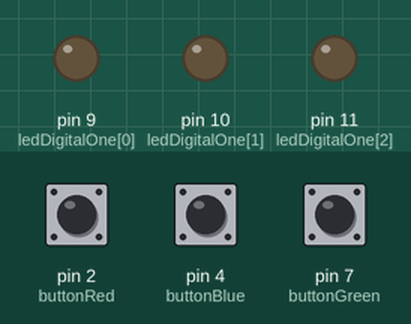
A sketch run on a simulated Arduino Uno, built with avr-gcc and run on an emulated ATmega328P. Shown: output pins drawn as LEDs (lit = HIGH). Inputs (shaded band) come from the test bench; at power-on: pin 2 (buttonRed) HIGH, pin 4 (buttonBlue) HIGH, pin 7 (buttonGreen) HIGH. What the sketch prints to the serial monitor is not drawn.

Above: at 1.2 s.
1.3 s: pin 2 (buttonRed) pulled LOW for 0.15 s
At 2.0 s:
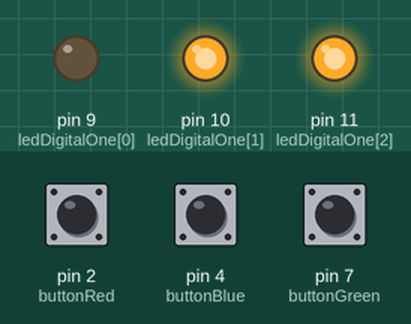
2.9 s: pin 4 (buttonBlue) pulled LOW for 0.15 s
At 3.5 s:
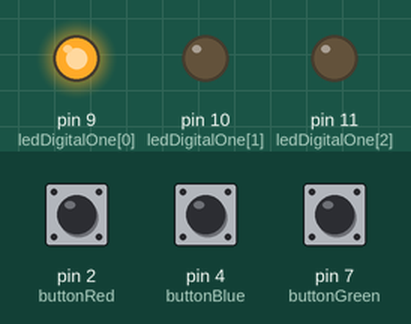
4.6 s: pin 7 (buttonGreen) pulled LOW for 0.15 s
At 5.6 s:
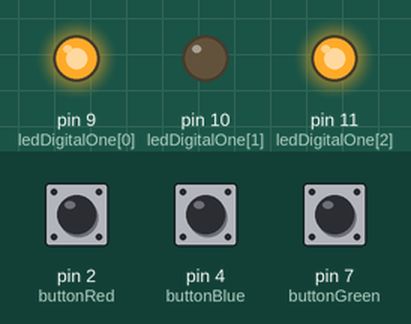
6.2 s: pin 2 (buttonRed) pulled LOW for 1 s
At 6.9 s:
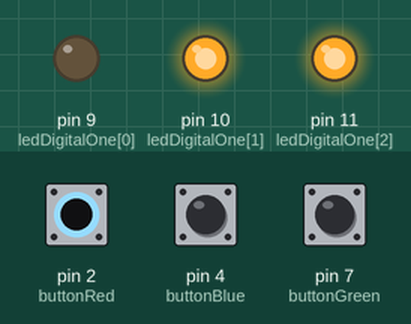
8.7 s: pin 4 (buttonBlue) pulled LOW for 1 s
At 9.3 s:
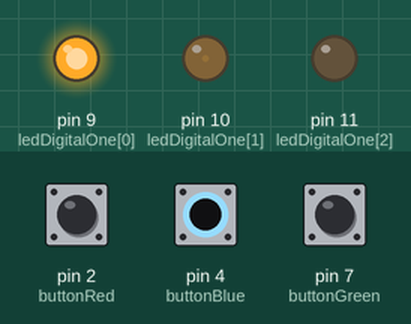
11.2 s: pin 2 (buttonRed) pulled LOW for 3.2 s
At 11.9 s:
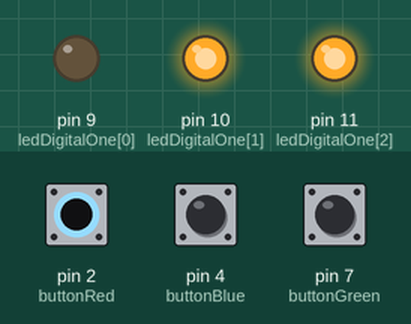
Timing chart, 0 to 14.2 s (numbered marks = the images above; inputs shaded):
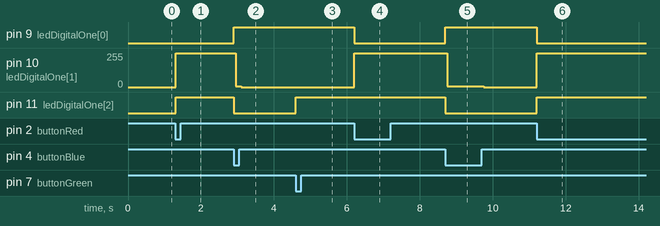

The sketch:

RGB_Color_Toy.ino
```cpp
int ledDigitalOne[] = {9, 10, 11};
// 9 IS RED, 10 IS green, 11 is blue
int buttonRed = 2;
int buttonGreen = 7;
int buttonBlue = 4;

const boolean ON = LOW;
const boolean OFF = HIGH;

const boolean RED[] = {ON, OFF, OFF};
const boolean GREEN[] = {OFF, ON, OFF};
const boolean BLUE[] = {OFF, OFF, ON};
const boolean YELLOW[] = {ON, ON, OFF};
const boolean CYAN[] = {OFF, ON, ON};
const boolean MAGENTA[] = {ON, OFF, ON};
const boolean WHITE[] = {ON, ON, ON};
const boolean BLACK[] = {OFF, OFF, OFF};

const boolean* COLORS[] = {RED, GREEN, BLUE, YELLOW, CYAN, MAGENTA, WHITE, BLACK};

void setup(){
  for(int i = 0; i < 3; i++){
    pinMode(ledDigitalOne[i], OUTPUT);
    pinMode(buttonRed, INPUT);
    pinMode(buttonGreen, INPUT);
    pinMode(buttonBlue, INPUT);
  }
  Serial.begin(9600);
}

void setColor(int* led, boolean* color){
  for(int i = 0; i <8; i++){
    digitalWrite(led[i], color[i]);
  }
}

void loop(){
  if (digitalRead(buttonRed) != HIGH && digitalRead(buttonGreen) != HIGH && digitalRead(buttonBlue) != HIGH) {
    for(int i = 0; i< 8; i++)
    {
    setColor(ledDigitalOne, COLORS[i]);
    delay(500);}
    return;
  }
  if (digitalRead(buttonRed) == LOW) {
  setColor(ledDigitalOne, RED);}

  if (digitalRead(buttonGreen) == LOW) {
  setColor(ledDigitalOne, GREEN);}

  if (digitalRead(buttonBlue) == LOW) {
  setColor(ledDigitalOne, BLUE);}

  if (digitalRead(buttonRed) == LOW && digitalRead(buttonGreen) == LOW && digitalRead(buttonBlue) == HIGH) {
  setColor(ledDigitalOne, YELLOW);}

  if (digitalRead(buttonRed) == LOW && digitalRead(buttonBlue) == LOW && digitalRead(buttonGreen) == HIGH) {
  setColor(ledDigitalOne, MAGENTA);}

  if (digitalRead(buttonGreen) && digitalRead(buttonBlue) == LOW && digitalRead(buttonRed) == HIGH) {
  setColor(ledDigitalOne, CYAN);}

  if (digitalRead(buttonRed) == LOW && digitalRead(buttonGreen) == LOW && digitalRead(buttonBlue) == LOW) {
  setColor(ledDigitalOne, WHITE);}
  Serial.write(buttonRed);
  Serial.write(buttonBlue);
  Serial.write(buttonGreen);
}
```

Measured:
- after the input at 1.3 s, pin 10 (ledDigitalOne[1]): 0/255 → 255/255 at once; pin 11 (ledDigitalOne[2]): LOW → HIGH at once
- after the input at 2.9 s, pin 9 (ledDigitalOne[0]): LOW → HIGH at once; pin 10 (ledDigitalOne[1]): 255/255 → 4/255 after 0.05 s, → 0/255 0.16 s later; pin 11 (ledDigitalOne[2]): HIGH → LOW at once
- after the input at 4.6 s, pin 11 (ledDigitalOne[2]): LOW → HIGH at once
- after the input at 6.2 s, pin 9 (ledDigitalOne[0]): HIGH → LOW at once; pin 10 (ledDigitalOne[1]): 0/255 → 255/255 at once
- after the input at 8.7 s, pin 9 (ledDigitalOne[0]): LOW → HIGH at once; pin 10 (ledDigitalOne[1]): 255/255 → 4/255 after 0.05 s, → 0/255 1.0 s later; pin 11 (ledDigitalOne[2]): HIGH → LOW at once
- after the input at 11.2 s, pin 9 (ledDigitalOne[0]): HIGH → LOW at once; pin 10 (ledDigitalOne[1]): 0/255 → 255/255 at once; pin 11 (ledDigitalOne[2]): LOW → HIGH at once
